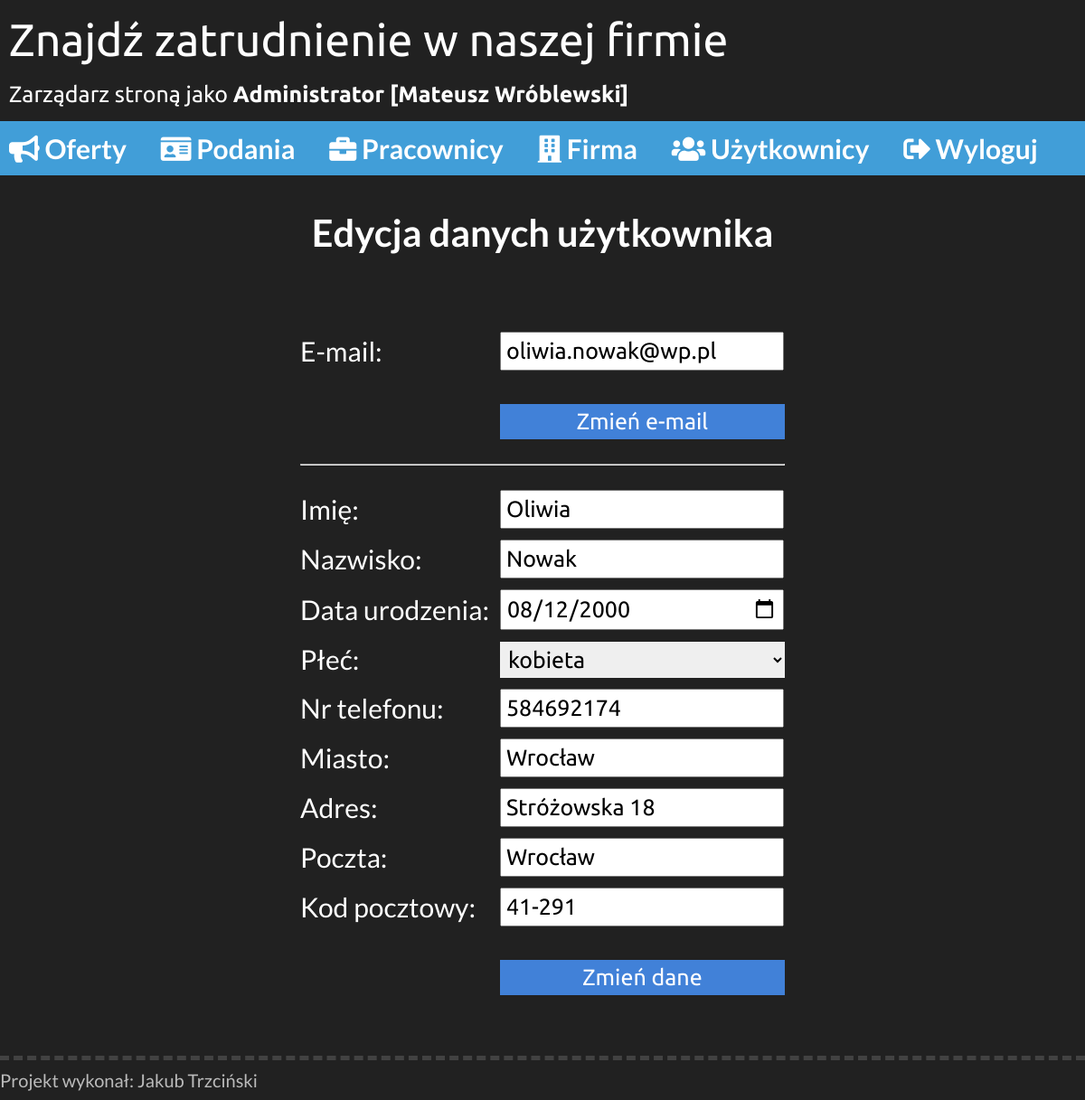
Page /admin/edytujuzytkownika.php?uid=14 (signed in) on the committed database.
### tables this page shows
CREATE TABLE `daneosobowe` (
  `ID` int(3) NOT NULL,
  `UID` int(11) NOT NULL,
  `imie` varchar(50) NOT NULL,
  `nazwisko` varchar(50) NOT NULL,
  `data_ur` date NOT NULL,
  `plec` varchar(1) NOT NULL,
  `tel` varchar(9) NOT NULL,
  `miasto` varchar(80) NOT NULL,
  `adres` varchar(100) NOT NULL,
  `poczta` varchar(80) NOT NULL,
  `kod_pocztowy` varchar(6) NOT NULL
);

CREATE TABLE `uzytkownicy` (
  `UID` int(3) NOT NULL,
  `email` varchar(100) NOT NULL,
  `haslo` varchar(255) DEFAULT NULL,
  `admin` tinyint(1) NOT NULL
);

### admin/edytujuzytkownika.php (the view, shortened to what this page needs)
<?php
    require_once "../config/database.php";
    if (!$pol = mysqli_connect($db_host, $db_user, $db_pass, $db_name)){
        $_SESSION['blad'] = "Nie udało się połączyć z bazą. Spróbuj ponownie póżniej";
        header("Location: uzytkownicy.php");
        exit();
    }
    mysqli_query($pol, "SET NAMES 'utf8'");
    if (isset($_GET['uid'])) $edytuj_id = $_GET['uid'];
    else{
        $_SESSION[blad] = "Nie można edytować użytkownika. Spróbuj ponownie póżniej";
        header("Location: uzytkownicy.php");
        exit();
    }
    $zap2 = "SELECT * FROM uzytkownicy JOIN daneosobowe ON uzytkownicy.UID = daneosobowe.UID WHERE uzytkownicy.UID = ".$edytuj_id;
    $query2 = mysqli_query($pol, $zap2);
    $dane = mysqli_fetch_array($query2);
?>
<!DOCTYPE html>
<html>
<head>
	<link rel="stylesheet" type="text/css" href="../css/style.css">
	<link rel="stylesheet" href="https://use.fontawesome.com/releases/v5.4.1/css/all.css">
</head>
<body>
    <?php include "../skrypty/menu.php"; ?>
    <div class="content">
        <h1>Edycja danych użytkownika</h1>
        <div class="box">
            <form method="post">
                <table>
                    <tr>
                        <td>E-mail:</td>
                        <td><input type="text" name="email" value="<?php echo $dane['email']; ?>"></td>
                    </tr>
                    <tr>
                        <td></td>
                        <td><input type="submit" value="Zmień e-mail" name="mail"></td>
                    </tr>
                    <tr><td colspan="2"><hr></td></tr>
                    <tr>
                        <td>Imię:</td>
                        <td><input type="text" name="imie" value="<?php echo $dane['imie']; ?>"></td>
                    </tr>
                    <tr>
                        <td>Nazwisko:</td>
                        <td><input type="text" name="nazwisko" value="<?php echo $dane['nazwisko']; ?>"></td>
                    </tr>
                    <tr>
                        <td>Data urodzenia:</td>
                        <td><input type="date" name="dataurodzenia" value="<?php echo $dane['data_ur']; ?>"></td>
                    </tr>
                    <tr>
                        <td>Płeć:</td>
                        <td>
                            <select name="plec">
                                <?php
                                    if ($dane['plec'] == 'm')
                                        echo'
                                    <option value="m">mężczyzna</option>
                                    <option value="k">kobieta</option>
                                        ';
                                    else
                                        echo'
                                    <option value="k">kobieta</option>
                                    <option value="m">mężczyzna</option>
                                        ';
                                ?>
                            </select>
                        </td>
                    </tr>
                    <tr>
                        <td>Nr telefonu:</td>
                        <td><input type="text" name="telefon" value="<?php echo $dane['tel']; ?>"></td>
                    </tr>
                    <tr>
                        <td>Miasto:</td>
                        <td><input type="text" name="miasto" value="<?php echo $dane['miasto']; ?>"></td>
                    </tr>
                    <tr>
                        <td>Adres:</td>
                        <td><input type="text" name="adres" value="<?php echo $dane['adres']; ?>"></td>
                    </tr>
                    <tr>
                        <td>Poczta:</td>
                        <td><input type="text" name="poczta" value="<?php echo $dane['poczta']; ?>"></td>
                    </tr>
                    <tr>
                        <td>Kod pocztowy:</td>
                        <td><input type="text" name="kod" value="<?php echo $dane['kod_pocztowy']; ?>"></td>
                    </tr>
                    <tr>
                        <td></td>
                        <td><input type="submit" value="Zmień dane" name="dane"></td>
                    </tr>
                </table>
            </form>
        </div>
	</div>
    <div class="footer">
        <div class="footer-content">Projekt wykonał: Jakub Trzciński</div>
    </div>
</body>
</html>

### css/style.css (style rules this page uses)
body { margin: 0px; background-color: #212121; color: white; font-family: 'Lato', sans-serif; }
.content { width: 1180px; margin-left: auto; margin-right: auto; padding: 10px; min-height: 70vh; }
.footer { width: 100%; border-top: 5px #424242 dashed; }
.footer-content { width: 1200px; margin: auto; text-align: left; font-size: 20px; color: #bbb; padding-top: 10px; padding-bottom: 10px; }
.box { width: 800px; margin: auto; padding-top: 50px; padding-bottom: 50px; }
h1 { text-align: center; font-size: 260%; }
.box table { margin: auto; font-size: 30px; }
.box td { padding: 5px; }
.box input[type=text], input[type=password], input[type=number], input[type=date] { font-size: 25px; padding: 5px; width: 300px; font-family: 'Ubuntu', sans-serif; }
.box input[type=submit], .box input[type=button] { width: 315px; padding: 5px; font-size: 25px; margin-top: 25px; color: white; background-color: #4181d8; border: none; outline: none; font-family: 'Ubuntu', sans-serif; cursor: pointer; }
.box select { width: 315px; padding: 5px; font-size: 25px; border: none; outline: none; font-family: 'Ubuntu', sans-serif; }

### rows in the picture
daneosobowe: email "oliwia.nowak@wp.pl", imie "Oliwia", nazwisko "Nowak", dataurodzenia "08/12/2000", plec "kobieta", telefon "584692174", miasto "Wrocław", adres "Stróżowska 18", poczta "Wrocław", kod "41-291"

### other values in the picture
$_SESSION['imie'] "Mateusz"
$_SESSION['nazwisko'] "Wróblewski"
